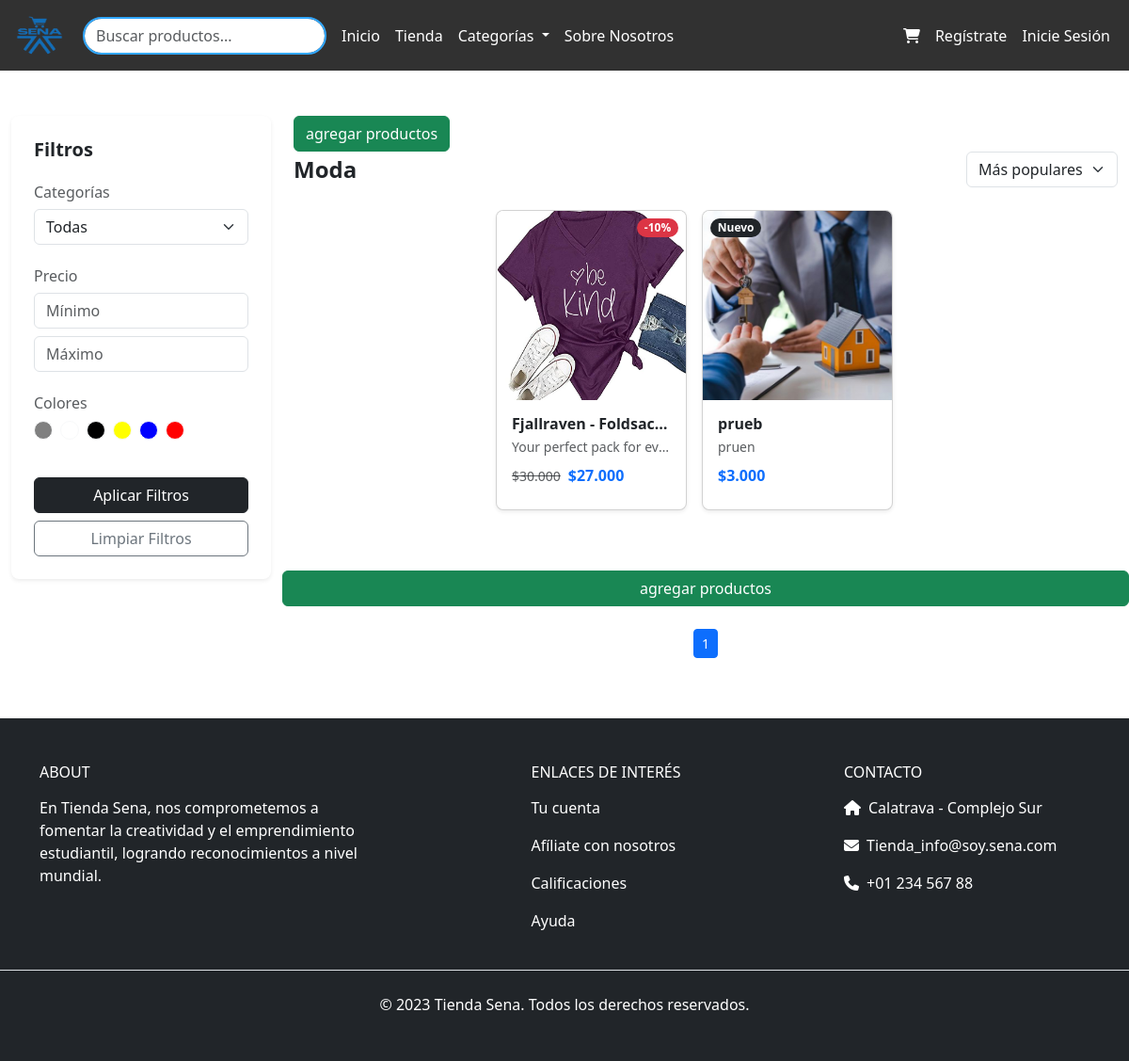
The app's page /productos/categoria/1/, older data.
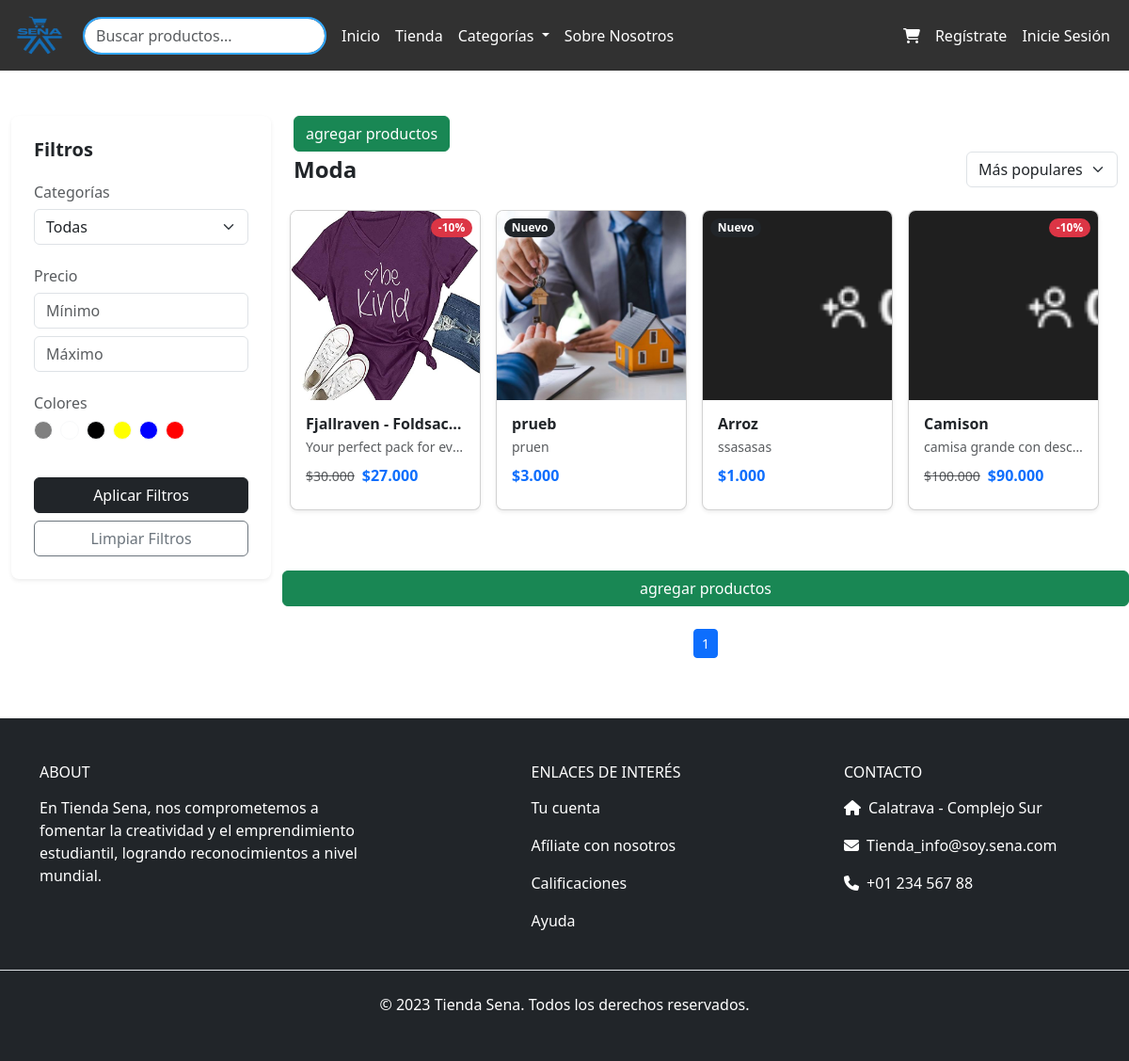
The same page, newer data.
### tienda_sena/models.py (models this page shows, shortened)
class Producto(models.Model):
    nombre = models.CharField(max_length=100)
    descripcion = models.CharField(max_length=254)
    stock = models.IntegerField()
    vendedor = models.ForeignKey('Usuario', on_delete=models.CASCADE)
    CATEGORIAS = (
        (0, ""),
        (1, "Moda"),
        (2, "Tecnologia"),
        (3, "Artesania"),
        (4, "Accesorios"),
        (5, "Servicios"),
        (6, "Otros"),
    )
    categoria = models.IntegerField(choices=CATEGORIAS, default=0, null=True, blank=True)
    COLORES = (
        (0,"Ninguno"),
        (1,"Gris"),
        (2,"Blanco"),
        (3,"Negro"),
        (4,"Amarillo"),
        (5,"Azul"),
        (6,"Rojo"),
    )
    color = models.IntegerField(choices=COLORES, default=0, null=True, blank=True)
    en_oferta = models.BooleanField(default=False)
    precio_original = models.DecimalField(max_digits=10, decimal_places=2, null=True, blank=True)
    descuento = models.DecimalField(max_digits=5, decimal_places=2, default=0)
    @property
    def precio(self):
        if self.en_oferta and self.descuento > 0:
            return round(self.precio_original - (self.precio_original * self.descuento / Decimal(100)), 2)
        return self.precio_original

class ImagenProducto(models.Model):
    producto = models.ForeignKey(Producto, on_delete=models.CASCADE, related_name='imagenes')
    imagen = models.ImageField(upload_to='productos/')

### tienda_sena/views.py (the view, shortened to what this page needs)
# urls.py: path('productos/categoria/<int:id_categoria>/', views.lista_productos, name='productos_por_categoria'),
def lista_productos(request, id_categoria=None):
    productos = Producto.objects.all()
    colores_disponibles = Producto.COLORES
    categorias_disponibles = Producto.CATEGORIAS
    colores_disponibles = Producto.COLORES
    categoria = request.GET.get('categoria')
    COLOR_CODES = {
        "Gris": "#808080",
        "Blanco": "#ffffff",
        "Negro": "#000000",
        "Amarillo": "#ffff00",
        "Azul": "#0000ff",
        "Rojo": "#ff0000",
    }
    colores_con_codigo = []
    for color in colores_disponibles:
        if color[0] != 0:
            colores_con_codigo.append({
                "id": color[0],
                "nombre": color[1],
                "codigo": COLOR_CODES.get(color[1], "#cccccc")
            })
    categoria = None
    categoria_obj = None
    if id_categoria is not None:
        try:
            id_categoria = int(id_categoria)
            categoria = id_categoria
            productos = productos.filter(categoria=id_categoria)
            categoria_obj = next((c for c in categorias_disponibles if c[0] == id_categoria), None)
        except (ValueError, TypeError):
            categoria = None
            categoria_obj = None
    nombre = request.GET.get('nombre')
    if nombre:
        productos = productos.filter(nombre__icontains=nombre)
    precio_min = request.GET.get('precio_min')
    precio_max = request.GET.get('precio_max')
    if precio_min:
        try:
            productos = productos.filter(precio_original__gte=float(precio_min))
        except ValueError:
            pass
    if precio_max:
        try:
            productos = productos.filter(precio_original__lte=float(precio_max))
        except ValueError:
            pass
    colores = request.GET.getlist('color')
    if colores:
        try:
            colores_int = [int(c) for c in colores]
            productos = productos.filter(color__in=colores_int)
        except ValueError:
            pass
    orden = request.GET.get('orden')
    if orden == 'popular':
        productos = productos.order_by('-id') # Suponiendo que los productos más recientes son los más populares
    elif orden == 'barato':
        productos = productos.order_by('precio_original')
    elif orden == 'caro':
        productos = productos.order_by('-precio_original')
    from django.core.paginator import Paginator
    paginator = Paginator(productos, 9)  # 9 productos por página
    page_number = request.GET.get('page')
    page_obj = paginator.get_page(page_number)
    contexto = {
        'data': page_obj,
        'categoria': categoria_obj,
        'categorias': categorias_disponibles,
        'colores_disponibles': colores_disponibles,
        'colores_con_codigo': colores_con_codigo,
    }
    return render(request, 'productos/listar_productos.html', contexto)

### tienda_sena/templates/productos/listar_productos.html (shortened to what this page needs)
{% extends 'bases/base.html' %}
{% load static humanize %}
{% block main %}
<div class="container-fluid py-5">
    <div id="notificaciones">
    <div class="row">
        <div class="col-md-3">
            <form method="get" class="bg-white p-4 shadow-sm rounded-3 mb-4">
                <h5 class="fw-bold mb-4">Filtros</h5>
                <div class="mb-4">
                    <h6 class="text-muted">Categorías</h6>
                    <select name="categoria" class="form-select" onchange="this.form.submit()">
                        <option value="">Todas</option>
                    </select>
                </div>
                <div class="mb-4">
                    <h6 class="text-muted">Precio</h6>
                    <input type="number" name="precio_min" class="form-control mb-2" placeholder="Mínimo" value="{{ request.GET.precio_min }}">
                    <input type="number" name="precio_max" class="form-control" placeholder="Máximo" value="{{ request.GET.precio_max }}">
                </div>
                <div class="mb-4">
                    <h6 class="text-muted">Colores</h6>
                    <div class="d-flex flex-wrap gap-2">
                        {% for color in colores_con_codigo %}
                            <label style="cursor: pointer;">
                                <div class="rounded-circle border border-light" style="width: 20px; height: 20px; background-color: {{ color.codigo }};"></div>
                            </label>
                        {% endfor %}
                    </div>
                </div>
                <button type="submit" class="btn btn-dark w-100 mt-3">Aplicar Filtros</button>
                <a href="{% url 'lista_productos' %}" class="btn btn-outline-secondary w-100 mt-2">Limpiar Filtros</a>
            </form>
        </div>
        <div class="col-md-9">
            {% if request.session.pista.rol == 2 %}
                <a class="btn btn-warning" href="{% url 'actualizar_perfil' %}">Quiero Vender</a>
            {% else %}
                <a class="btn btn-success" href="{% url 'agregar_producto' %}">agregar productos</a>
            {% endif %}
            <div class="d-flex justify-content-between align-items-center mb-4">
                <h4 class="fw-bold">
                    {% if request.GET.nombre %}
                        Resultados para "{{ request.GET.nombre }}"
                    {% elif categoria %}
                        {{ categoria.1 }}
                    {% else %}
                        Todos los productos
                    {% endif %}
                </h4>
                <div class="mb-2 w-auto">
                    <select name="orden" class="form-select" onchange="this.form.submit()">
                        <option value="popular" {% if request.GET.orden == 'popular' %}selected{% endif %}>Más populares</option>
                    </select>
                </div>
            </div>
            <div class="row g-4">
                {% if data %}
                    {% include 'bases/_productos.html' %}
                {% else %}
                    <div class="alert alert-info text-center w-100">
                        No hay productos disponibles que coincidan con los filtros aplicados.
                    </div>
                {% endif %}
                <a class="btn btn-success" href="{% url 'agregar_producto' %}">agregar productos</a>
            </div>
            <div class="d-flex justify-content-center mt-4">
                <nav>
                    <ul class="pagination pagination-sm">
                        {% for num in data.paginator.page_range %}
                            <li class="page-item {% if data.number == num %}active{% endif %}">
                                <a class="page-link" href="?page={{ num }}">{{ num }}</a>
                            </li>
                        {% endfor %}
                    </ul>
                </nav>
            </div>
        </div>
    </div>
</div>
{% endblock %}

### tienda_sena/templates/bases/base.html (shortened to what this page needs)
{% load static humanize custom_filters breadcrumbs %}
<!DOCTYPE html>
<html lang="en">
<head>
  <link rel="stylesheet" href="{% static 'css/style.css' %}" />
  <link rel="stylesheet" href="{% static 'css/login.css' %}" />
  <link rel="stylesheet" href="{% static 'css/bootstrap.min.css' %}" />
  <link href="https://cdn.jsdelivr.net/npm/bootstrap-icons/font/bootstrap-icons.css" rel="stylesheet">
  <link href="https://cdnjs.cloudflare.com/ajax/libs/font-awesome/6.4.2/css/all.min.css" rel="stylesheet">
</head>
<body>
  <header class="text-white">
    <nav class="nav_styles navbar navbar-expand-lg position-relative">
      <div class="container-fluid">
        <a class="navbar-brand" href="{% url 'index' %}">
          <img src="{% static 'assets/canvas.png' %}" alt="Logo" width="60" height="48" class="d-inline-block align-text-top">
        </a>
        <form class="d-flex my-2 my-lg-0 search-form" role="search" method="get" action="{% url 'buscar_productos' %}">
          <input class="form-control me-2" type="search" name="q" placeholder="Buscar productos..." aria-label="Buscar">
        </form>
        <div class="collapse navbar-collapse" id="navbarSupportedContent">
          <ul class="navbar-nav me-auto mb-2 mb-lg-0">
            <li class="nav-item">
              <a class="nav-link active fw-medium text-white" href="{% url 'index' %}">Inicio</a>
            </li>
            <li class="nav-item">
              <a class="nav-link active fw-medium text-white" href="{% url 'lista_productos' %}">Tienda</a>
            </li>
            <li class="nav-item dropdown">
                <a class="nav-link dropdown-toggle text-white" href="#" id="categoriasDropdown" role="button"
                   data-bs-toggle="dropdown" aria-expanded="false">
                    Categorías
                </a>
            </li>
            <li class="nav-item">
              <a class="nav-link active fw-medium text-white" href="{% url 'sobre_nosotros' %}">Sobre Nosotros</a>
            </li>
          </ul>
          <ul class="navbar-nav ms-auto mb-2 mb-lg-0">
            <li class="nav-item">
              <a class="nav-link contact-button fw-medium text-white" href="{% url 'carrito' %}" aria-label="Carrito de Compras">
                <i class="fas fa-shopping-cart"></i>
              </a>
            </li>
            <li class="nav-item">
              {% if request.session.pista %}
              <div class="d-flex">
                <a class="nav-link contact-button fw-medium text-white iniciar-sesion-btn" href="{% url 'logout' %}">Cerrar sesión</a>
                <a class="nav-link contact-button fw-medium text-white iniciar-sesion-btn" href="{% url 'perfil_usuario' %}">
                  {% if request.session.pista.rol == 1 %}Admin{% else %}Mi Perfil{% endif %}
                </a>
              </div>
              {% else %}
                <a class="nav-link contact-button fw-medium text-white" href="{% url 'registrarse' %}">Regístrate</a>
              </li>
              <li class="nav-item iniciar-sesion-btn">
                <a class="nav-link contact-button fw-medium text-white" href="{% url 'login' %}">Inicie Sesión</a>
              {% endif %}
            </li>
          </ul>
        </div>
      </div>
    </nav>
  </header>
    <main>
      {% block main %} {% endblock %}
    </main>
    <footer class="bg-dark text-white pt-5 pb-4">
        <div class="container">
          <div class="row text-center text-md-start">
            <div class="col-12 col-md-4 col-lg-4 mb-4">
              <h6 class="text-uppercase font-weight-bold mb-3">About</h6>
              <p>
                En Tienda Sena, nos comprometemos a fomentar la creatividad y el emprendimiento estudiantil, logrando
                reconocimientos a nivel mundial.
              </p>
            </div>
            <div class="col-12 col-md-4 col-lg-2 mx-auto mb-4">
              <h6 class="text-uppercase font-weight-bold mb-3">Enlaces de interés</h6>
              <p><a href="#" class="text-white text-decoration-none">Tu cuenta</a></p>
              <p><a href="#" class="text-white text-decoration-none">Afíliate con nosotros</a></p>
              <p><a href="#" class="text-white text-decoration-none">Calificaciones</a></p>
              <p><a href="#" class="text-white text-decoration-none">Ayuda</a></p>
            </div>
            <div class="col-12 col-md-4 col-lg-3 mb-4">
              <h6 class="text-uppercase font-weight-bold mb-3">Contacto</h6>
              <p><i class="fas fa-home me-2"></i>Calatrava - Complejo Sur</p>
              <p><i class="fas fa-envelope me-2"></i>Tienda_info@soy.sena.com</p>
              <p><i class="fas fa-phone me-2"></i>+01 234 567 88</p>
            </div>
          </div>
        </div>
        <div class="text-center py-4 border-top">
          © 2023 Tienda Sena. Todos los derechos reservados.
        </div>
    </footer>
</body>
</html>

### tienda_sena/templates/bases/_productos.html (shortened to what this page needs)
{% load static humanize custom_filters breadcrumbs %}
<div class="container p-3">
    <div class="row">
        <div class="row overflow-auto px-2 d-flex justify-content-center">
            {% for producto in data %}
            <div class="col-lg-3 col-md-4 col-sm-6 col-12 mb-4 d-flex px-2" style="min-width: 200px;">
              <div class="card shadow-sm rounded-3 overflow-hidden w-100">
                <div class="position-relative">
                  {% if producto.en_oferta %}
                    <span class="badge bg-danger position-absolute top-0 end-0 m-2 rounded-pill">
                      -{{ producto.descuento|floatformat:0 }}%
                    </span>
                  {% else %}
                    <span class="badge bg-dark position-absolute top-0 start-0 m-2 rounded-pill">Nuevo</span>
                  {% endif %}
                  {% if producto.id %}
                    <a href="{% url 'detalle_producto' producto.id %}">
                  {% else %}
                    <a href="#" onclick="return false;">
                  {% endif %}
                      {% if producto.imagenes.all %}
                        <img src="{{ producto.imagenes.all.0.imagen.url }}" class="w-100" style="aspect-ratio: 1 / 1; object-fit: cover;" alt="{{ producto.nombre }}">
                      {% else %}
                        <img src="{% static 'assets/product.png' %}" class="w-100" style="aspect-ratio: 1 / 1; object-fit: cover;" alt="Imagen no disponible">
                      {% endif %}
                    </a>
                </div>
                <div class="p-3 d-flex flex-column">
                  <h6 class="fw-semibold mb-1 text-truncate">{{ producto.nombre }}</h6>
                  <p class="text-muted small mb-2 text-truncate">{{ producto.descripcion|truncatewords:10 }}</p>
                  {% if producto.en_oferta %}
                    <div class="d-flex align-items-center mb-2">
                      <small class="text-muted text-decoration-line-through me-2">
                        ${{ producto.precio_original|floatformat:0|intcomma|replace_comma }}
                      </small>
                      <span class="text-primary fw-bold">
                        ${{ producto.precio|floatformat:0|intcomma|replace_comma }}
                      </span>
                    </div>
                  {% else %}
                    <p class="text-primary fw-bold mb-2">
                      ${{ producto.precio|floatformat:0|intcomma|replace_comma }}
                    </p>
                  {% endif %}
                </div>
              </div>
            </div>
            {% endfor %}
          </div>
    </div>
</div>

Row changes from the older to the newer data that the page shows:
added Producto: shows "Nuevo", imagenes.all.0.imagen (picture), nombre "Arroz", descripcion "ssasasas", precio "1.000"
added Producto: descuento "10", imagenes.all.0.imagen (picture), nombre "Camison", descripcion "camisa grande con desc…", precio_original "100.000", precio "90.000"
